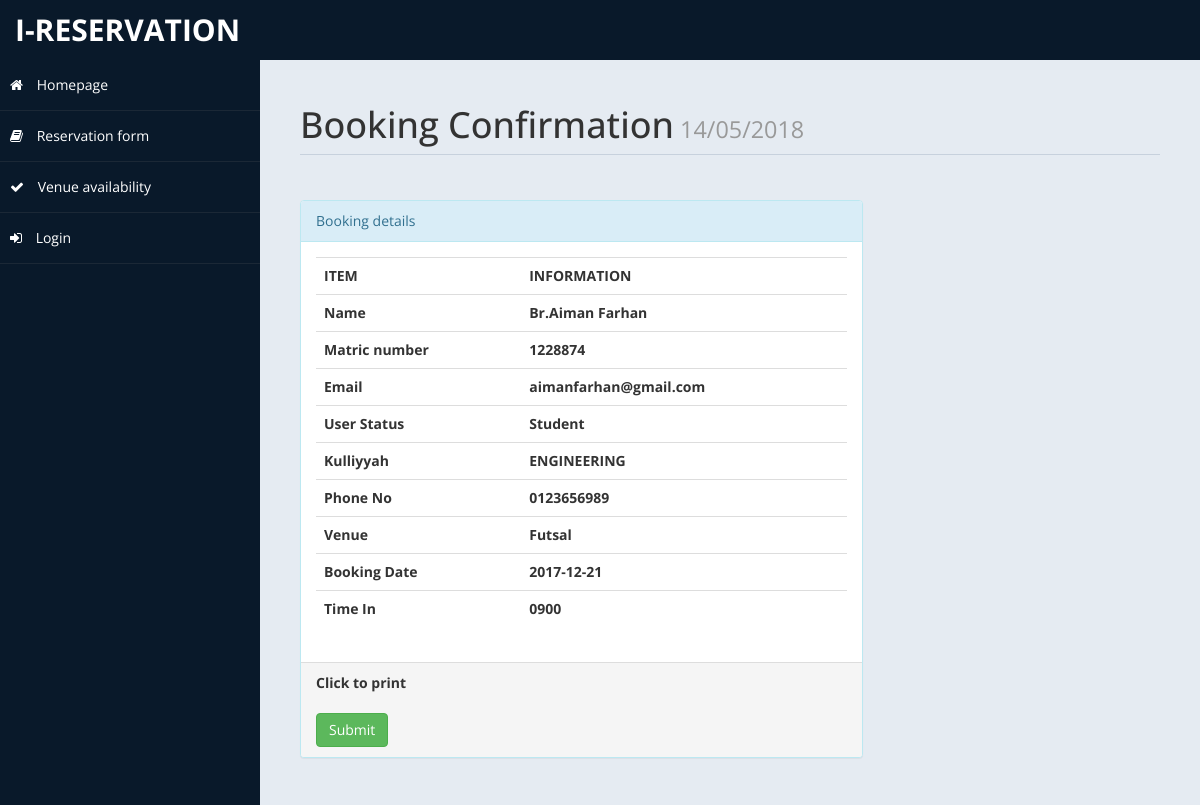
Screenshot of /admin/userdetails.php?rid=153 with the database file from the repository.
### tables this page shows
CREATE TABLE `venuebook` (
  `id` int(10) UNSIGNED NOT NULL,
  `Title` varchar(5) DEFAULT NULL,
  `FName` text,
  `Matric` text,
  `Email` varchar(50) DEFAULT NULL,
  `Userstatus` varchar(30) DEFAULT NULL,
  `Kulliyyah` varchar(30) DEFAULT NULL,
  `Phone` text,
  `Venue` varchar(20) DEFAULT NULL,
  `Date` date DEFAULT NULL,
  `stat` varchar(15) DEFAULT NULL,
  `Timein` varchar(30) DEFAULT NULL
);

### admin/userdetails.php (the view, shortened to what this page needs)
<?php
		if(!isset($_GET["rid"]))
		{
			 header("location:index.php");
		}
		else {
				$curdate=date("d/m/Y");
				include ('db.php');
				$id = $_GET['rid'];
				$sql ="Select * from venuebook where id = '$id'";
				$re = mysqli_query($con,$sql);
				while($row=mysqli_fetch_array($re))
				{
					$title = $row['Title'];
					$fname = $row['FName'];
					$matric = $row['Matric'];
					$email = $row['Email'];
					$userstatus = $row['Userstatus'];
					$kulliyyah = $row['Kulliyyah'];
					$Phone = $row['Phone'];
					$venue = $row['Venue'];
					$date = $row['Date'];
					$timein = $row['Timein'];
				}
	}
?>
<!DOCTYPE html>
<html xmlns="http://www.w3.org/1999/xhtml">
<head>
    <link href="assets/css/bootstrap.css" rel="stylesheet" />
    <link href="assets/css/font-awesome.css" rel="stylesheet" />
    <link href="assets/js/morris/morris-0.4.3.min.css" rel="stylesheet" />
    <link href="assets/css/custom-styles.css" rel="stylesheet" />
</head>
<body>
    <div id="wrapper">
        <nav class="navbar navbar-default top-navbar" role="navigation">
            <div class="navbar-header">
                <a class="navbar-brand" href="../index.html"> <?php echo "i-RESERVATION"; ?> </a>
            </div>
        </nav>
        <nav class="navbar-default navbar-side" role="navigation">
            <div class="sidebar-collapse">
                <ul class="nav" id="main-menu">
                    <li>
                        <a  href="../index.html"><i class="fa fa-home"></i> Homepage</a>
                    </li>
           <li>
                        <a  href="reservation_v2.php"><i class="fa fa-book"></i> Reservation form</a>
                    </li>
                    <li>
                        <a  href="okok1.php"><i class="fa fa-check"></i> Venue availability</a>
                    </li>
                    <li>
                        <a  href="index.php"><i class="fa fa-sign-in"></i> Login</a>
                    </li>
                    </ul>
            </div>
        </nav>
        <div id="page-wrapper">
            <div id="page-inner">
                <div class="row">
                    <div class="col-md-12">
                        <h1 class="page-header">
                            Booking Confirmation<small>	<?php echo  $curdate; ?> </small>
                        </h1>
                    </div>
					<div class="col-md-8 col-sm-8">
                    <div class="panel panel-info">
                        <div class="panel-heading">
                           Booking details
                        </div>
                        <div class="panel-body">
							<div class="table-responsive">
                                <table class="table">
                                    <tr>
                                            <th>ITEM</th>
                                            <th>INFORMATION</th>
                                        </tr>
                                        <tr>
                                            <th>Name</th>
                                            <th><?php echo $title.$fname; ?> </th>
                                        </tr>
                                          <tr>
                                            <th>Matric number</th>
                                            <th><?php echo $matric; ?> </th>
                                        </tr>
										<tr>
                                            <th>Email</th>
                                            <th><?php echo $email; ?> </th>
                                        </tr>
										<tr>
                                            <th>User Status </th>
                                            <th><?php echo $userstatus; ?></th>
                                        </tr>
										<tr>
                                            <th>Kulliyyah </th>
                                            <th><?php echo $kulliyyah;  ?></th>
                                        </tr>
										<tr>
                                            <th>Phone No </th>
                                            <th><?php echo $Phone; ?></th>
                                        </tr>
										<tr>
                                            <th>Venue </th>
                                            <th><?php echo $venue; ?></th>
                                        </tr>
										<tr>
                                            <th>Booking Date </th>
                                            <th><?php echo $date; ?></th>
                                        </tr>
										<tr>
                                            <th>Time In</th>
                                            <th><?php echo $timein; ?></th>
                                        </tr>
                                </table>
                            </div>
                        </div>
                        <div class="panel-footer">
                            <form method="post">
										<div class="form-group">
														<label>Click to print</label>
										 </div>
							<input type="submit" name="submit" class="btn btn-success">
							</form>
                        </div>
                    </div>
					</div>
                        </div>
                    </div>
					</div>
                </div>
</body>
</html>

### admin/assets/css/custom-styles.css (style rules this page uses)
body { font-family: 'Open Sans', sans-serif; }
#wrapper { width: 100%; background:#09192A; }
#page-wrapper { padding: 15px 15px; min-height: 600px; background:#E5EBF2; }
#page-inner { width:100%; margin:10px 20px 10px 0px; background-color:transparent; padding:10px; min-height:1200px; }
h1, .h1, h2, .h2, h3, .h3 { margin-top: 7px; margin-bottom: -5px; }
.page-header { padding-bottom: 9px; margin: 10px 0 45px; border-bottom: 1px solid #C7D1DD; }
.top-navbar { margin:0px; }
.top-navbar .navbar-brand { color: #fff; width: 260px; text-align: left; height: 60px; font-size: 30px; font-weight: 700; text-transform: uppercase; line-height: 30px; }
.sidebar-collapse , .sidebar-collapse .nav { background:none; }
.sidebar-collapse .nav { padding:0; }
.sidebar-collapse .nav > li > a { color:#fff; background:transparent; text-shadow:none; }
.sidebar-collapse > .nav > li > a { padding:15px 10px; }
.sidebar-collapse > .nav > li { border-bottom: 1px solid rgba(107, 108, 109, 0.19); }
.navbar-side { border:none; background-color: transparent; }
.top-navbar { background:#09192A; border-bottom:none; }
.navbar-default { border:0px solid black; }
.navbar-header { background: #09192A; }
.nav > li > a > i { margin-right:10px; }
@media (min-width:768px) { #page-wrapper { margin: 0 0 0 260px; padding: 15px 30px; min-height: 1200px; } }
@media (min-width:768px) { .navbar-side { z-index: 1; position: absolute; width: 260px; } }
@media (min-width:768px) { .navbar { border-radius: 0px; } }

### rows the page displays
venuebook: Title "Br.", FName "Aiman Farhan", Matric "1228874", Email "aimanfarhan@gmail.com", Userstatus "Student", Kulliyyah "ENGINEERING", Phone "0123656989", Venue "Futsal", Date "2017-12-21", Timein "0900"
